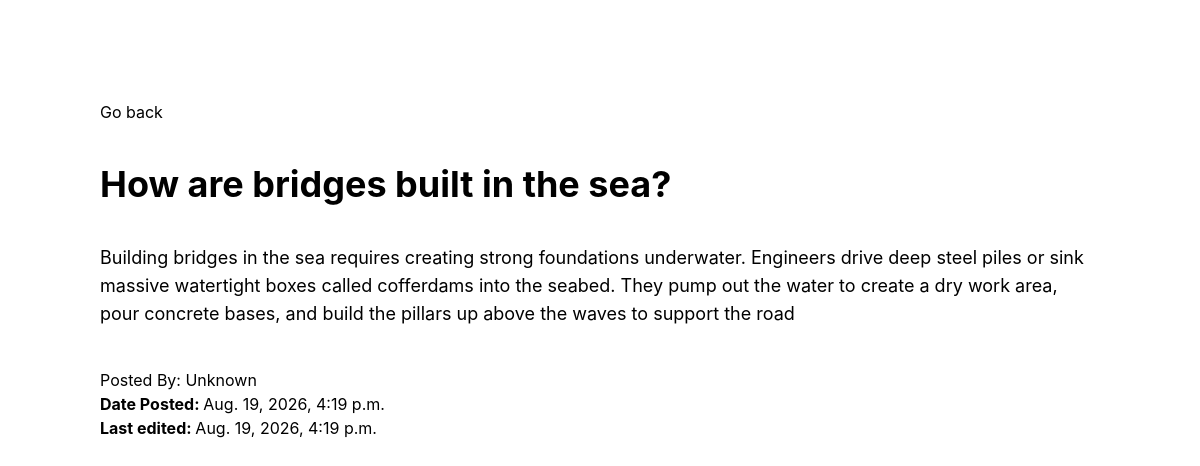
The app's page /posts/1/ with its own data.
### projectapp/models.py (models this page shows, shortened)
class Post(models.Model):
    CATEGORY_CHOICES = [
        ('ENTERTAINMENT','Entertainment'),
        ('TECHNOLOGY', 'Technology'),
    ]
    name = models.CharField(max_length=50)
    body = models.TextField()
    category = models.CharField(max_length=20, choices=CATEGORY_CHOICES, default='ENTERTAINMENT')
    author = models.CharField(max_length=50, default="Victor A.")
    is_published = models.BooleanField(default=False)
    date = models.DateTimeField(auto_now_add=True)
    last_edited = models.DateTimeField(auto_now= True)

### projectapp/views.py (the view)
# urls.py: path("posts/<str:pk>/", views.post, name="post"),
def post(request, pk):
    the_post = get_object_or_404(Post, pk=pk)
    context = {"post": the_post}
    return render(request, "post.html", context)

### templates/post.html (shortened to what this page needs)
{% load static %}
<!doctype html>
<html lang="en">
  <head>
    <link rel="stylesheet" href="{% static 'css/output.css' %}" />
  </head>
  <body>
    <div class="grid">
      <div class="p-25 grid gap-10">
        <a href="{% url 'posts' %}">Go back</a>
        <h2 class="text-4xl font-bold">{{post.name}}</h2>
        <p class="text-lg">{{post.body | linebreaksbr }}</p>
        <div class="grid">
          <span>Posted By: Unknown</span>
          <span><b>Date Posted: </b>{{post.date}}</span>
          <span><b>Last edited: </b>{{post.last_edited}}</span>
        </div>
      </div>
    </div>
  </body>
</html>

### records on screen
Post: name "How are bridges built in the sea?", body "Building bridges in the sea requires creating strong foundations underwater. Engineers drive deep steel piles or sink massive watertight boxes called cofferdams into the seabed. They pump out the water to create a dry work area, pour concrete bases, and build the pillars up above the waves to support the road", date "Aug. 19, 2026, 4:19 p.m.", last_edited "Aug. 19, 2026, 4:19 p.m."
